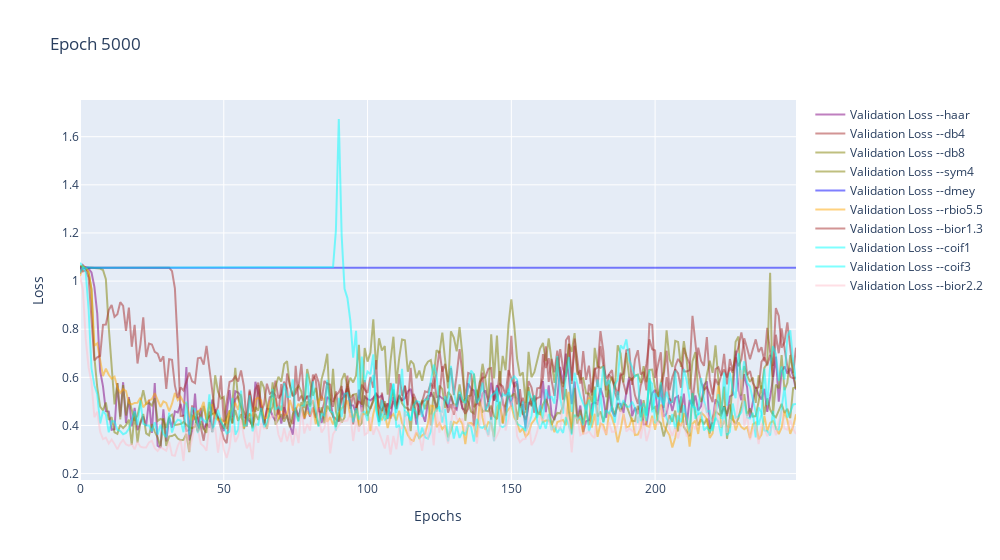

The cell this chart's notebook holds for it:
### Markdown cell above
or

### Code cell
trainers = []
torch.random.manual_seed(0)
for wv in ["db8", "sym4", "rbio5.5", "bior1.3", "coif1", "coif3", "bior2.2"]:
    model = WCNFourierModel(samples=512, out=3, learnsamples=True, wavelet=wv).to(device)
    optim = torch.optim.AdamW(model.parameters(), lr=0.00008, weight_decay=10**-5, amsgrad=True)
    trainers.append((wv, model, optim))

itercompete(trainers, 20, 250, traini, valid)

### Figure 1 — Plotly figure (JSON) as saved in the notebook; plotly's stock layout.template omitted (floating-point values rounded to 4 significant figures; data arrays with more than 128 entries replaced by an {"elided": "..."} marker saying what was removed)
{"data": [{"line": {"color": "purple"}, "mode": "lines", "name": "Validation Loss --haar", "opacity": 0.5, "type": "scatter", "x": {"elided": "250 int values"}, "y": {"elided": "250 float values"}}, {"line": {"color": "brown"}, "mode": "lines", "name": "Validation Loss --db4", "opacity": 0.5, "type": "scatter", "x": {"elided": "250 int values"}, "y": {"elided": "250 float values"}}, {"line": {"color": "olive"}, "mode": "lines", "name": "Validation Loss --db8", "opacity": 0.5, "type": "scatter", "x": {"elided": "250 int values"}, "y": {"elided": "250 float values"}}, {"line": {"color": "olive"}, "mode": "lines", "name": "Validation Loss --sym4", "opacity": 0.5, "type": "scatter", "x": {"elided": "250 int values"}, "y": {"elided": "250 float values"}}, {"line": {"color": "blue"}, "mode": "lines", "name": "Validation Loss --dmey", "opacity": 0.5, "type": "scatter", "x": {"elided": "250 int values"}, "y": {"elided": "250 float values"}}, {"line": {"color": "orange"}, "mode": "lines", "name": "Validation Loss --rbio5.5", "opacity": 0.5, "type": "scatter", "x": {"elided": "250 int values"}, "y": {"elided": "250 float values"}}, {"line": {"color": "brown"}, "mode": "lines", "name": "Validation Loss --bior1.3", "opacity": 0.5, "type": "scatter", "x": {"elided": "250 int values"}, "y": {"elided": "250 float values"}}, {"line": {"color": "cyan"}, "mode": "lines", "name": "Validation Loss --coif1", "opacity": 0.5, "type": "scatter", "x": {"elided": "250 int values"}, "y": {"elided": "250 float values"}}, {"line": {"color": "cyan"}, "mode": "lines", "name": "Validation Loss --coif3", "opacity": 0.5, "type": "scatter", "x": {"elided": "250 int values"}, "y": {"elided": "250 float values"}}, {"line": {"color": "pink"}, "mode": "lines", "name": "Validation Loss --bior2.2", "opacity": 0.5, "type": "scatter", "x": {"elided": "250 int values"}, "y": {"elided": "250 float values"}}], "layout": {"title": {"text": "Epoch 5000"}, "width": 1000, "xaxis": {"title": {"text": "Epochs"}}, "yaxis": {"title": {"text": "Loss"}}}}
